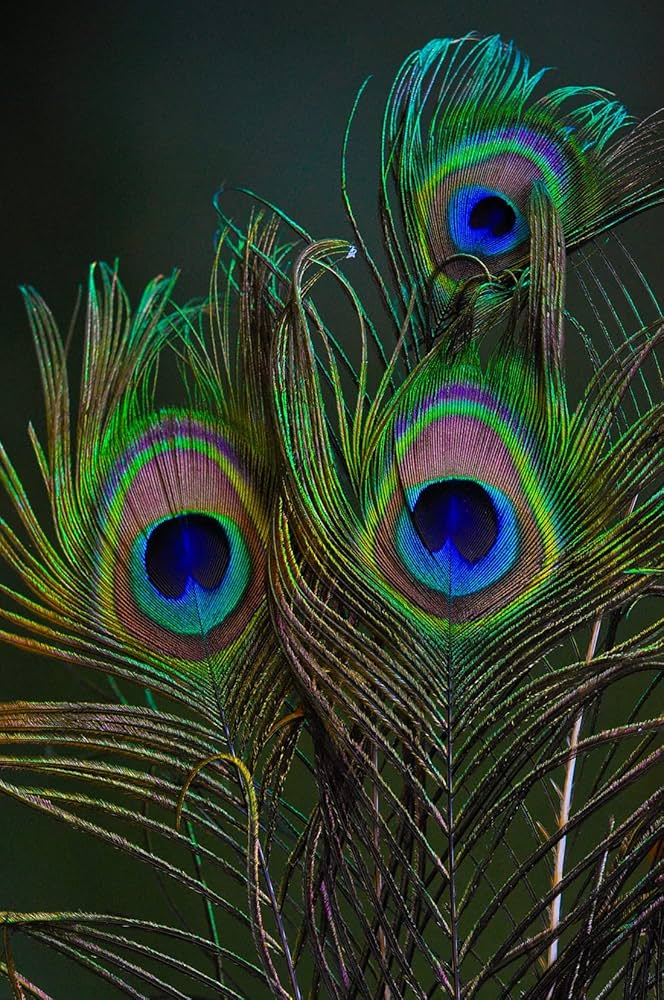
#> input picture pic.jpg, 664 x 1000 px, given in place of the camera
$ python 'CV3_ Blue color mask.py'
#> lines starting #> are read from the running program, lines starting #| are printed output that depends on the picture; after the words box and inside, x2 and y2 are one past the last pixel; in counts of white or black regions, pixels touching at a corner belong together
    # Only Blue color Detection
import cv2
import numpy as np
cap = cv2.VideoCapture(0)

while True:
    _, frame = cap.read()
#> frame is the input picture: shape (1000, 664, 3); mean B, G, R 42.3, 57.4, 45
    hsv_frame = cv2.cvtColor(frame, cv2.COLOR_BGR2HSV)
#> hsv_frame: shape (1000, 664, 3); mean H, S, V 57.2, 121.7, 62.9

    #Blue color
    low_blue = np.array([94, 80, 2])
    high_blue = np.array([126, 255, 255])
    blue_mask = cv2.inRange(hsv_frame, low_blue, high_blue)
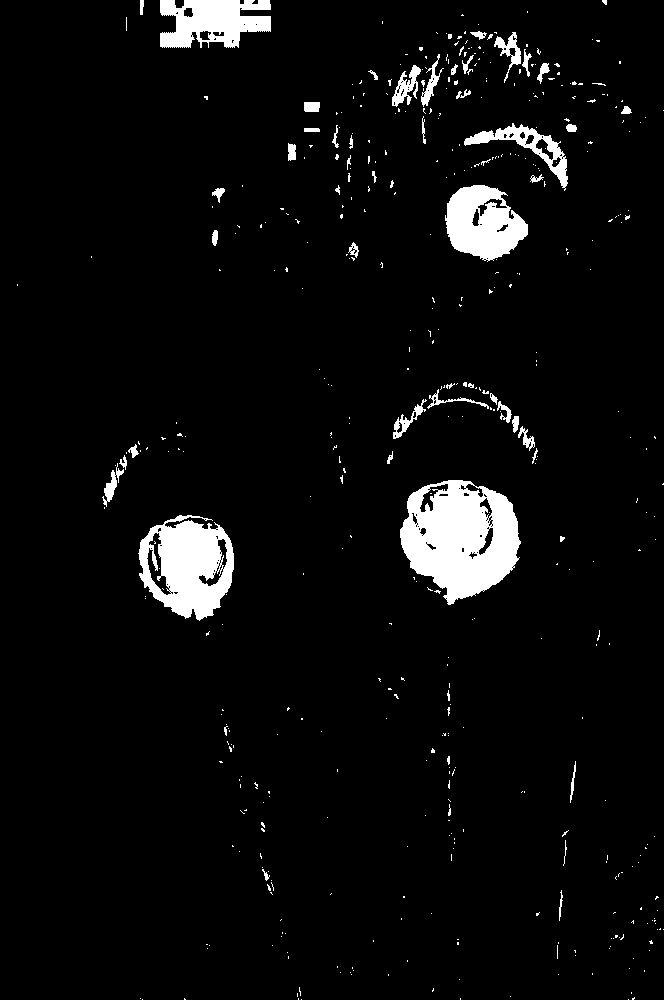
#> blue_mask: shape (1000, 664); 4.9% white; 476 white regions (422 under 20 px), largest, box (x1, y1, x2, y2) and area: (400, 480, 521, 605) 10055, (138, 515, 234, 621) 6498, (445, 185, 528, 262) 4201
    blue = cv2.bitwise_and(frame, frame, mask=blue_mask)
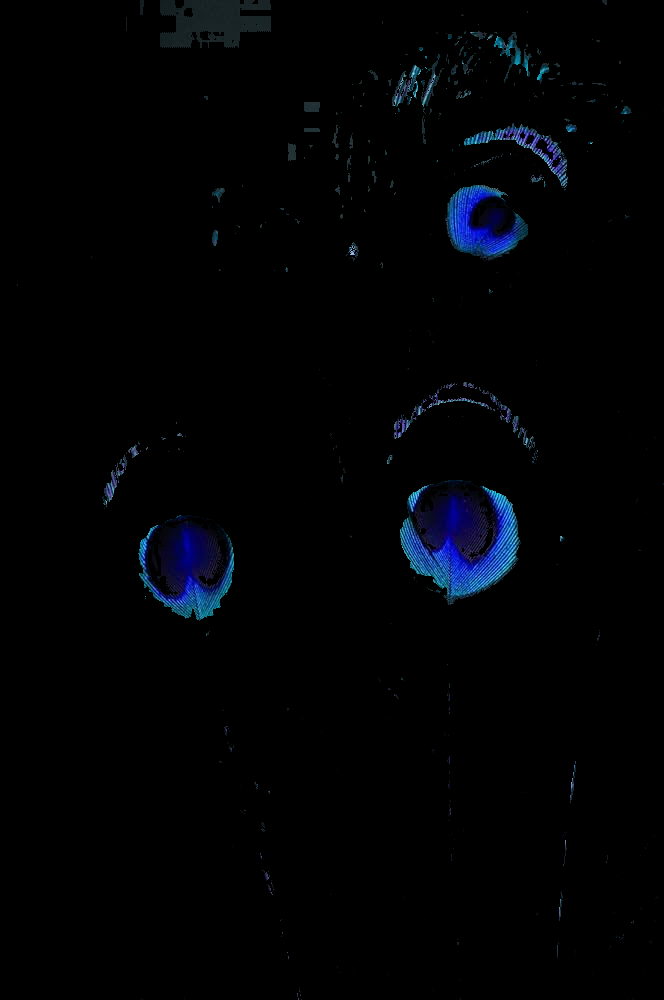
#> blue: shape (1000, 664, 3); mean B, G, R 4.6, 2.3, 1.1

    cv2.imshow("Frame", frame)
    cv2.imshow('Blue', blue)

    key = cv2.waitKey(1)
#> (key Esc is pressed here)
    if key ==27:
        break
